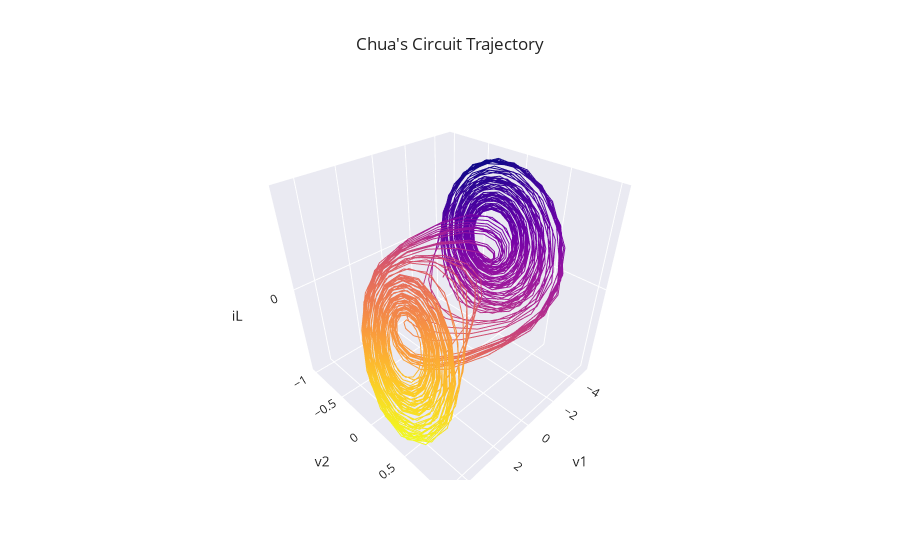
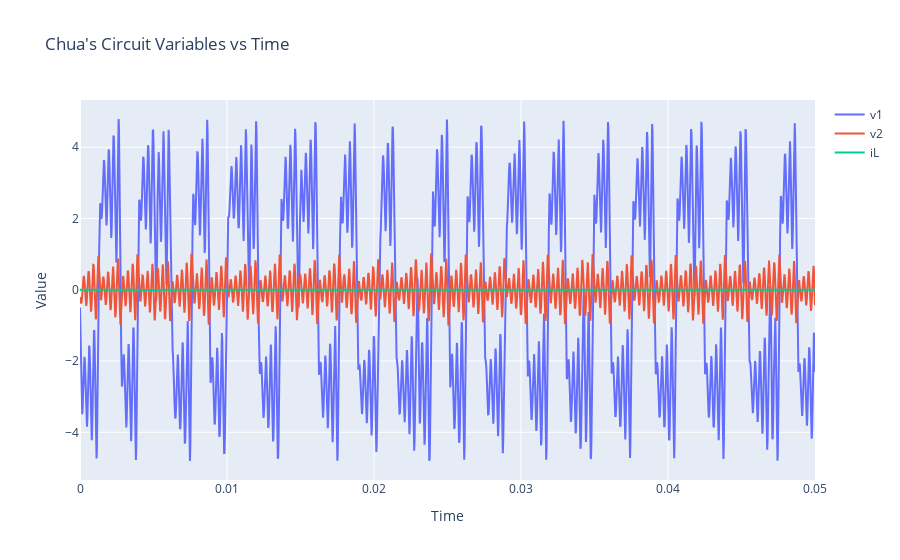

Notebook cell for these charts, in order:
### Code cell
# Solving the differential equations
t_span = [0, 0.05]
y0 = [-0.5, -0.2, 0]

sol = solve_ivp(real_chua, t_span, y0, t_eval=np.linspace(t_span[0], t_span[1], 2000))

# Create 3D plot using Plotly

fig = go.Figure(data=[go.Scatter3d(
    x=sol.y[0],
    y=sol.y[1],
    z=sol.y[2],
    mode='lines',
    line=dict(width=2, color=sol.y[0], colorscale='Plasma'),
)])

fig.update_layout(
    scene=dict(
        xaxis_title='v1',
        yaxis_title='v2',
        zaxis_title='iL',
        aspectratio=dict(x=1, y=1, z=1),
        camera=dict(
            eye=dict(x=1.2, y=1.2, z=1.2),
            center=dict(x=0, y=0, z=0),
        )
    ),
    title="Chua's Circuit Trajectory",
    template='seaborn',
)

fig.show()



# Plotting the variables on a 1D plot
fig = go.Figure()
fig.add_trace(go.Scatter(x=sol.t, y=sol.y[0], name='v1'))
fig.add_trace(go.Scatter(x=sol.t, y=sol.y[1], name='v2'))
fig.add_trace(go.Scatter(x=sol.t, y=sol.y[2], name='iL'))

# Adding labels and title to the plot
fig.update_layout(
    xaxis_title='Time',
    yaxis_title='Value',
    title="Chua's Circuit Variables vs Time",
)

# Displaying the plot
fig.show()

### Figure 1 — Plotly figure (JSON) as saved in the notebook; plotly's stock layout.template omitted (floating-point values rounded to 4 significant figures; data arrays with more than 128 entries replaced by an {"elided": "..."} marker saying what was removed)
{"data": [{"line": {"color": {"elided": "2000 float values"}, "colorscale": [[0, "#0d0887"], [0.1111, "#46039f"], [0.2222, "#7201a8"], [0.3333, "#9c179e"], [0.4444, "#bd3786"], [0.5556, "#d8576b"], [0.6667, "#ed7953"], [0.7778, "#fb9f3a"], [0.8889, "#fdca26"], [1, "#f0f921"]], "width": 2}, "mode": "lines", "type": "scatter3d", "x": {"elided": "2000 float values"}, "y": {"elided": "2000 float values"}, "z": {"elided": "2000 float values"}}], "layout": {"scene": {"aspectratio": {"x": 1, "y": 1, "z": 1}, "camera": {"center": {"x": 0, "y": 0, "z": 0}, "eye": {"x": 1.2, "y": 1.2, "z": 1.2}}, "xaxis": {"title": {"text": "v1"}}, "yaxis": {"title": {"text": "v2"}}, "zaxis": {"title": {"text": "iL"}}}, "title": {"text": "Chua's Circuit Trajectory"}}}

### Figure 2 — Plotly figure (JSON) as saved in the notebook; plotly's stock layout.template omitted (floating-point values rounded to 4 significant figures; data arrays with more than 128 entries replaced by an {"elided": "..."} marker saying what was removed)
{"data": [{"name": "v1", "type": "scatter", "x": {"elided": "2000 float values"}, "y": {"elided": "2000 float values"}}, {"name": "v2", "type": "scatter", "x": {"elided": "2000 float values"}, "y": {"elided": "2000 float values"}}, {"name": "iL", "type": "scatter", "x": {"elided": "2000 float values"}, "y": {"elided": "2000 float values"}}], "layout": {"title": {"text": "Chua's Circuit Variables vs Time"}, "xaxis": {"title": {"text": "Time"}}, "yaxis": {"title": {"text": "Value"}}}}
